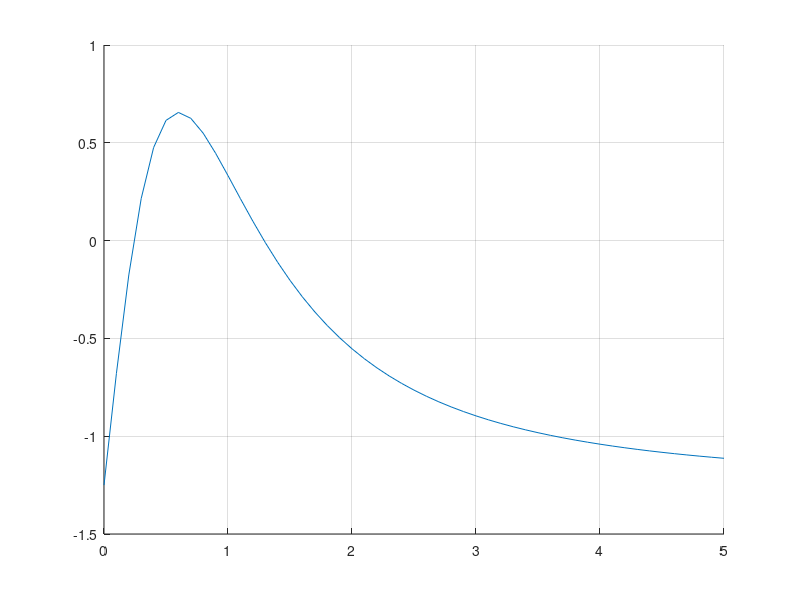

Write the MATLAB code that produced this figure. (Note: this script raises an error after producing the figure.)
%choose the bounds from the graph plotted

clear;
clc;


Eo=8.9 *10^(-12);
F=1.25;
q=2*10^(-5);
a=0.85;


constant=(q*q)/(4*pi*Eo);
fx=@(x) constant* x/(sqrt(x*x+a*a))^3-F;


X=0:0.1:5;
i=1;
for a=0:0.1:5
    y(i)=fx(X(i));
    i=i+1;
end
grid on;hold on;
plot(X,y);


lb=input('give the lower bound observing the graph:');
ub=input('give the upper bound observing the graph:');


%---------------------------------------------------
s1505107_bisect(fx,lb,ub,0.5,100);
%---------------------------------------------------


